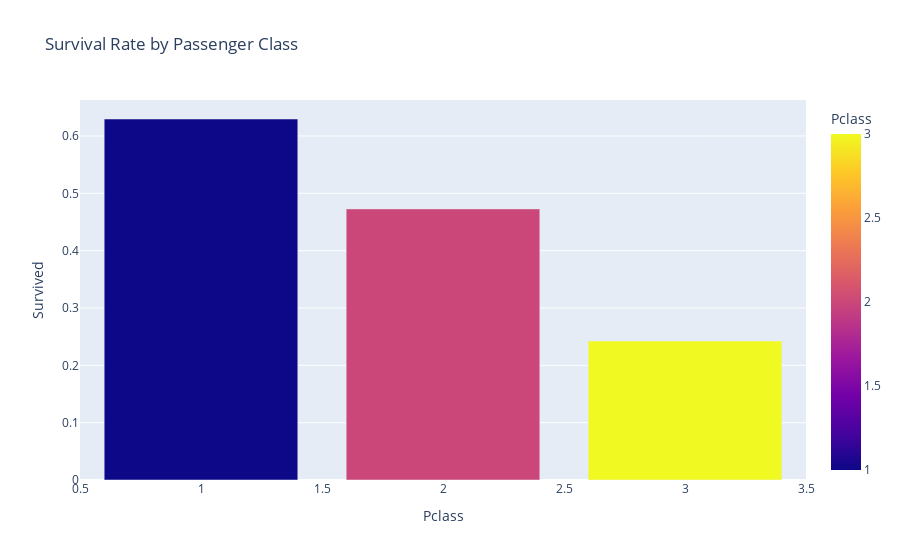

The notebook cell saved with this chart:
### Markdown cell above
<span style="font-size: 20px; color: Blue;">Survival rate by Passager Class</span>

### Code cell
survival_data = data.groupby("Pclass")["Survived"].mean().reset_index()
fig = px.bar(survival_data, x="Pclass", y="Survived", title='Survival Rate by Passenger Class', color="Pclass")
fig.show()

### Figure 1 — Plotly figure (JSON) as saved in the notebook; plotly's stock layout.template omitted (floating-point values rounded to 4 significant figures)
{"data": [{"alignmentgroup": "True", "hovertemplate": "Pclass=%{marker.color}<br>Survived=%{y}<extra></extra>", "legendgroup": "", "marker": {"color": [1, 2, 3], "coloraxis": "coloraxis", "pattern": {"shape": ""}}, "name": "", "offsetgroup": "", "orientation": "v", "showlegend": false, "textposition": "auto", "type": "bar", "x": [1, 2, 3], "xaxis": "x", "y": [0.6296, 0.4728, 0.2424], "yaxis": "y"}], "layout": {"autosize": true, "barmode": "relative", "coloraxis": {"colorbar": {"title": {"text": "Pclass"}}, "colorscale": [[0, "#0d0887"], [0.1111, "#46039f"], [0.2222, "#7201a8"], [0.3333, "#9c179e"], [0.4444, "#bd3786"], [0.5556, "#d8576b"], [0.6667, "#ed7953"], [0.7778, "#fb9f3a"], [0.8889, "#fdca26"], [1, "#f0f921"]]}, "legend": {"tracegroupgap": 0}, "title": {"text": "Survival Rate by Passenger Class"}, "xaxis": {"anchor": "y", "autorange": true, "domain": [0, 1], "range": [0.5, 3.5], "title": {"text": "Pclass"}, "type": "linear"}, "yaxis": {"anchor": "x", "autorange": true, "domain": [0, 1], "range": [0, 0.6628], "title": {"text": "Survived"}, "type": "linear"}}}
